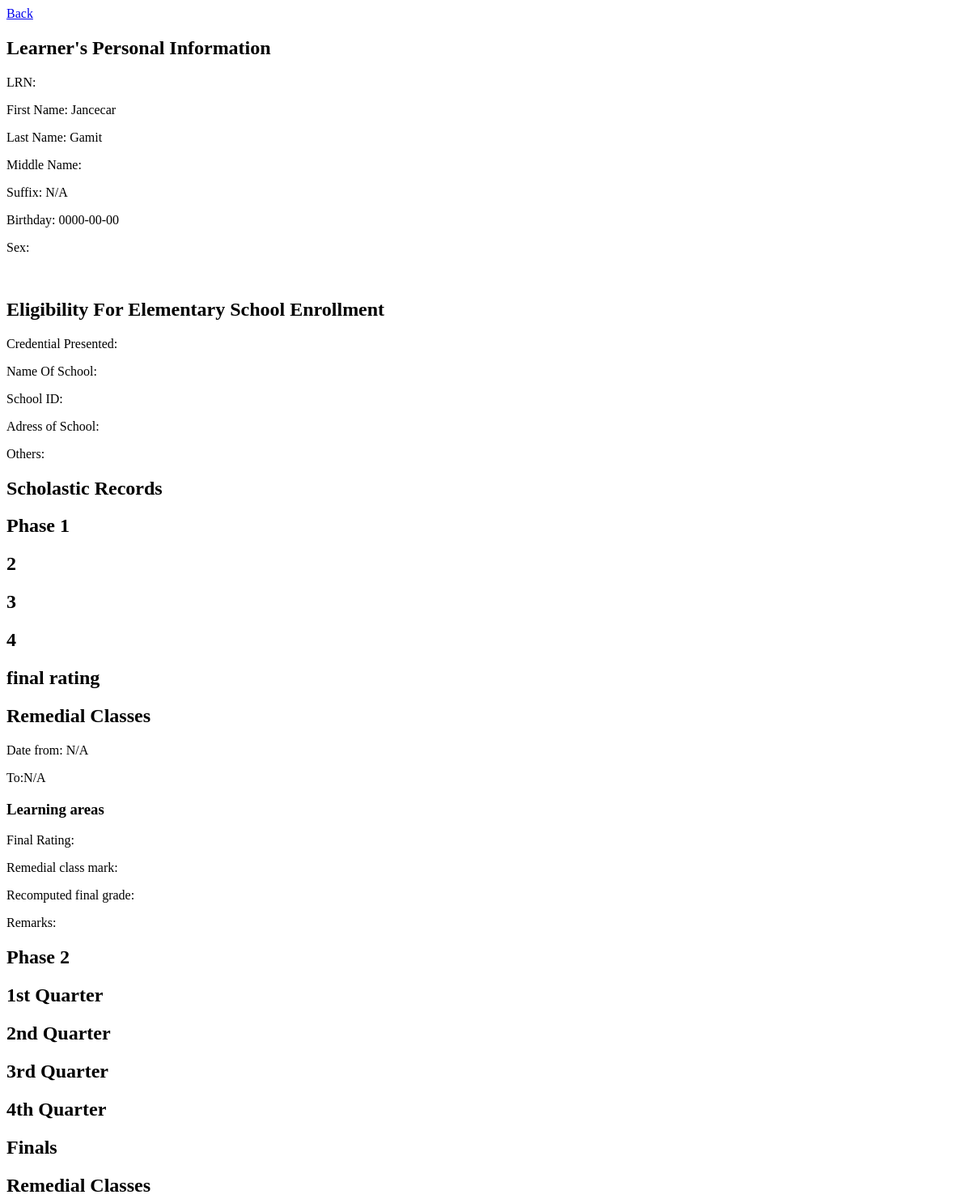
/view-student.php (signed in, upper part), run on an earlier commit of the app's database.
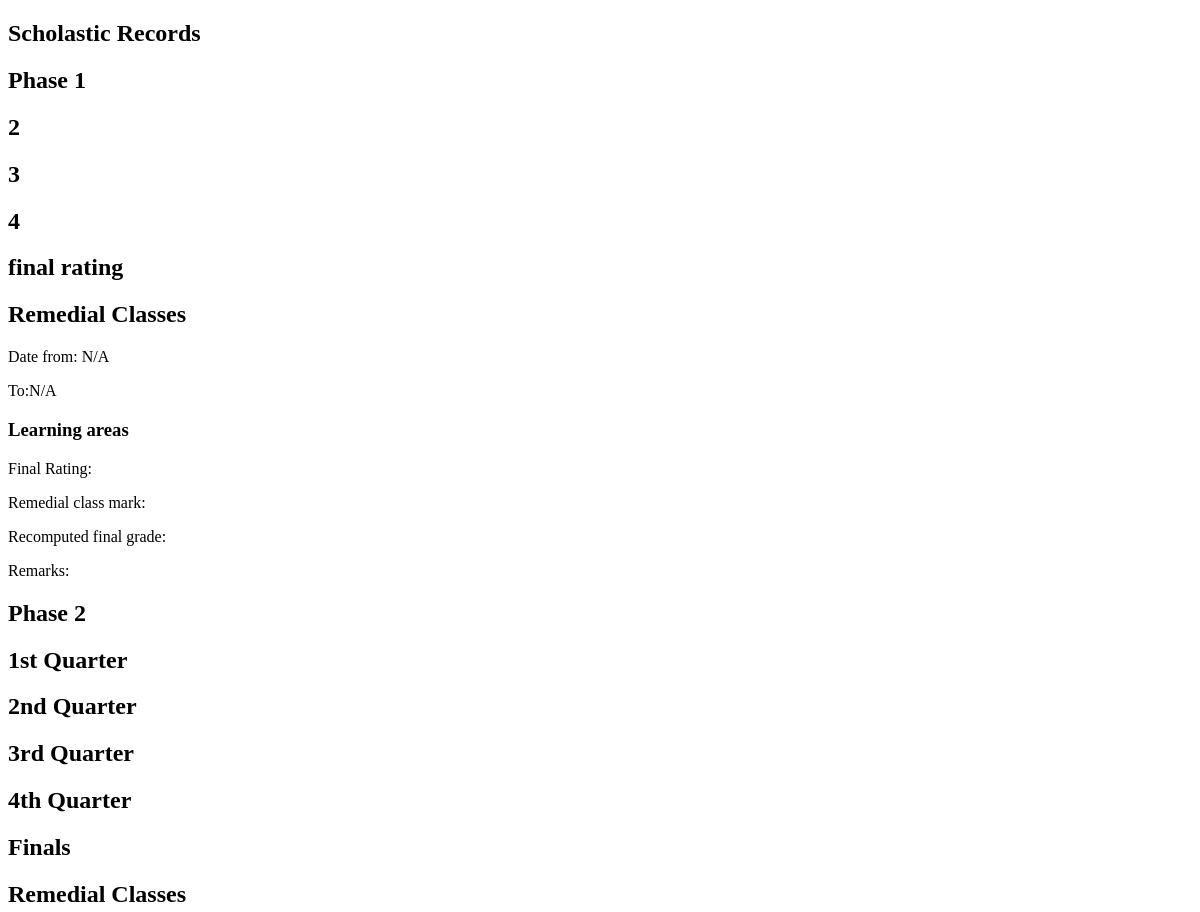
And on a later commit of the database.
### tables this page shows
CREATE TABLE `learners_personal_infos` (
  `id` int(11) NOT NULL,
  `lrn` varchar(50) NOT NULL,
  `last_name` varchar(50) NOT NULL,
  `first_name` varchar(50) NOT NULL,
  `middle_name` varchar(50) NOT NULL,
  `suffix` varchar(50) NOT NULL,
  `birth_date` date NOT NULL,
  `sex` varchar(50) NOT NULL,
  `date_time_created` datetime NOT NULL,
  `date_time_updated` datetime NOT NULL,
  `remarks` varchar(50) NOT NULL
);

### view-student.php (the view, shortened to what this page needs)
<?php
include('connection.php');
?>
<!DOCTYPE html>
<html lang="en">
<head>
</head>
<body>
    <?php
    $sql = "SELECT * FROM learners_personal_infos
    LEFT JOIN eligibility_for_elementary_school_enrollment ON learners_personal_infos.lrn = eligibility_for_elementary_school_enrollment.lrn
    LEFT JOIN scholastic_records ON learners_personal_infos.lrn = scholastic_records.lrn
    WHERE learners_personal_infos.lrn = '$decrypted_lrn'";
    $run = mysqli_query($conn, $sql);
    if(mysqli_num_rows($run) > 0){
        $rows = mysqli_fetch_array($run);
    ?>
    <a href="index.php">Back</a>
    <h2>Learner's Personal Information</h2>
    <p><span>LRN: <?php echo $rows['lrn'];?></span></p>
    <p><span>First Name: <?php echo $rows['first_name'];?></span></p>
    <p><span>Last Name: <?php echo $rows['last_name'];?></span></p>
    <p><span>Middle Name: <?php echo $rows['middle_name'];?></span></p>
    <p><span>Suffix: <?php if (empty($rows['suffix'])){?>N/A
        <?php }else{ echo $rows['suffix']; }?></span></p>
    <p><span>Birthday: <?php echo $rows['birth_date'];?></span></p>
    <p><span>Sex: <?php echo $rows['sex'];?></span></p>
    <br>
    <h2>Eligibility For Elementary School Enrollment</h2>
    <p><span>Credential Presented: <?php echo $rows['credential_presented'];?></span></p>
    <p><span>Name Of School: <?php echo $rows['name_of_school'];?></span></p>
    <p><span>School ID: <?php echo $rows['school_id'];?></span></p>
    <p><span>Adress of School: <?php echo $rows['address_of_school'];?></span></p>
    <p><span>Others: <?php echo $rows['others'];?></span></p>
    <?php
    }
    ?>
    <h2> Scholastic Records </h2>
<h2> Phase 1 </h2>
<h2> 2 </h2>
<h2> 3 </h2>
<h2> 4 </h2>
</body>
<h2> final rating </h2>
<h2>Remedial Classes</h2>
<p><span>Date from: <?php if ($rows['date_from'] = '000-00-00'){ echo 'N/A'?>
        <?php }else{ echo $rows['date_from']; }?></span></p>
<p><span> To:<?php if ($rows['date_to'] = '000-00-00'){ echo 'N/A'?>
        <?php }else{ echo $rows['date_to']; }?></span></p>
<h3>Learning areas</h3>
<p><span> Final Rating: <?php echo $rows ['final_rating']  ?></span></p>
<p><span> Remedial class mark: <?php echo $rows ['remedial_class_mark']  ?></span></p>
<p><span> Recomputed final grade: <?php echo $rows ['recomputed_final_grade']  ?></span></p>
<p><span> Remarks: <?php echo $rows ['remarks']  ?></span></p>
<h2> Phase 2 </h2>
<h2>1st Quarter  </h2>
<h2> 2nd Quarter </h2>
<h2> 3rd Quarter </h2>
<h2> 4th Quarter </h2>
</body>
<h2> Finals </h2>
<h2>Remedial Classes</h2>
</body>
</body>
</body>
</body>
</body>
</body>
</html>

What changed in the data, as far as the page shows it:
removed learners_personal_infos: first_name "Jancecar", last_name "Gamit", birth_date "0000-00-00"
Also different on the page:
text no longer shown: "Back Learner's Personal Information LRN: First Name: Last Name: Middle Name: Suffix: N/A Birthday: Sex: Eligibility For Elementary School Enrollment Credential Presented: Name Of School: School ID: Adress of School: Others:"
